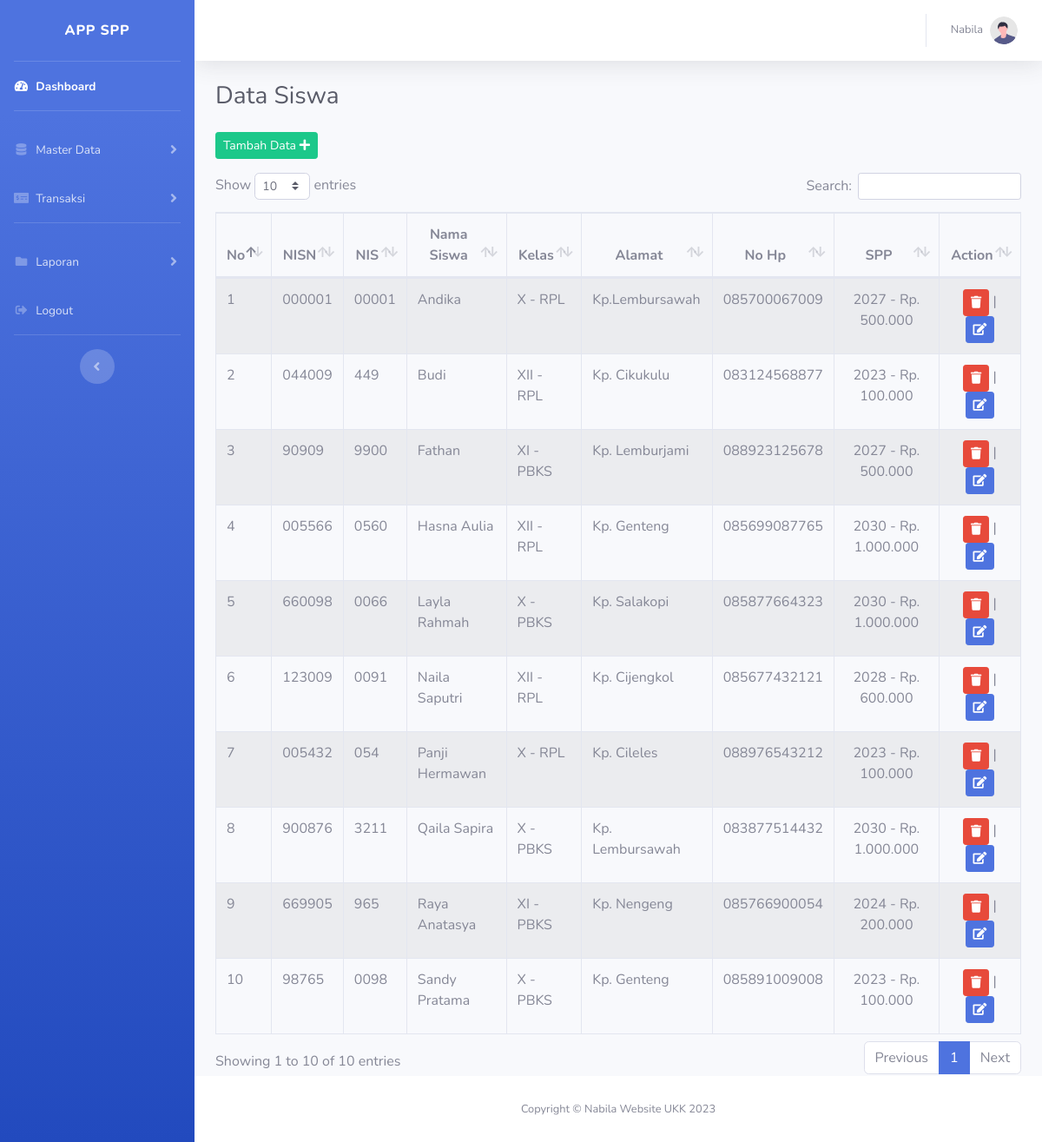
/admin/index.php?hal=dataSiswa (signed in), run on the app's committed database.
### tables this page shows
CREATE TABLE `tb_siswa` (
  `id_siswa` int(11) NOT NULL,
  `nisn` varchar(10) NOT NULL,
  `nis` varchar(10) NOT NULL,
  `namaSiswa` varchar(50) NOT NULL,
  `id_kelas` int(11) NOT NULL,
  `alamat` varchar(100) NOT NULL,
  `noTlpn` varchar(13) NOT NULL,
  `id_spp` int(11) NOT NULL
);

CREATE TABLE `tb_kelas` (
  `id_kelas` int(11) NOT NULL,
  `nama_kelas` varchar(20) NOT NULL,
  `keahlian` varchar(100) NOT NULL
);

CREATE TABLE `tb_spp` (
  `id_spp` int(11) NOT NULL,
  `tahun` varchar(10) NOT NULL,
  `nominal` int(11) NOT NULL
);

### admin/dataSiswa.php (the view)
<?php
include "../config/koneksi.php";
$query = $conn->query("SELECT * FROM tb_siswa,tb_kelas,tb_spp WHERE tb_siswa.id_kelas=tb_kelas.id_kelas
AND tb_siswa.id_spp=tb_spp.id_spp ORDER BY namaSiswa ASC
");
?>
<div class="d-sm-flex align-items-center justify-content-between mb-4">
 <h1 class="h3 mb-0 text-gray-800">Data Siswa</h1>
</div>
<a href="?hal=tambahSiswa" class="btn btn-sm btn-success mb-3">
     Tambah Data <i class="fa fa-plus"></i>
</a>
<table class="table table-striped table-bordered" id="dataTable">
    <thead>
        <tr>
            <th class="text-center">No</th>
            <th class="text-center">NISN</th>
            <th class="text-center">NIS</th>
            <th class="text-center">Nama Siswa</th>
            <th class="text-center">Kelas</th>
            <th class="text-center">Alamat</th>
            <th class="text-center">No Hp</th>
            <th class="text-center">SPP</th>
            <th class="text-center">Action</th>
        </tr>
    </thead>
    <tbody>
        <?php
        $i=1;
        foreach($query as $data){
            ?>
        <tr>
            <td><?php echo $i++; ?></td>
            <td><?php echo $data['nisn']?></td>
            <td><?php echo $data['nis']?></td>
            <td><?php echo $data['namaSiswa']?></td>
            <td><?php echo $data['nama_kelas']?> - <?php echo $data['keahlian']?></td>
            <td><?php echo $data['alamat']?></td>
            <td><?php echo $data['noTlpn']?></td>
            <td>
                <center>
                    <?php echo $data['tahun']?> -
                    Rp. <?php echo number_format($data['nominal'],0,',','.')?>
                </center>
            </td>
            <td>
                <center>
                    <a href="prosesSiswa.php?delete=<?php echo $data['id_siswa']?>" class="btn btn-sm btn-danger" onclick=" return confirm('apakah anda yakin ingin menghapus?');" title="Hapus data"><i class="fa fa-trash"></i></a> |
                    <a href="index.php?hal=editSiswa&amp;id=<?php echo $data['id_siswa']?>" class="btn btn-sm btn-primary" title="Edit Data"><i class="fa fa-edit"></i></a>
                </center>
            </td>
        </tr>
        <?php }?>
    </tbody>
</table>

### data on the page
tb_siswa: nisn "000001", nis "00001", namaSiswa "Andika", id_kelas.nama_kelas "X", id_kelas.keahlian "RPL", alamat "Kp.Lembursawah", noTlpn "085700067009", id_spp.tahun "2027", id_spp.nominal "500.000"
tb_siswa: nisn "044009", nis "449", namaSiswa "Budi", id_kelas.nama_kelas "XII", id_kelas.keahlian "RPL", alamat "Kp. Cikukulu", noTlpn "083124568877", id_spp.tahun "2023", id_spp.nominal "100.000"
tb_siswa: nisn "90909", nis "9900", namaSiswa "Fathan", id_kelas.nama_kelas "XI", id_kelas.keahlian "PBKS", alamat "Kp. Lemburjami", noTlpn "088923125678", id_spp.tahun "2027", id_spp.nominal "500.000"
tb_siswa: nisn "005566", nis "0560", namaSiswa "Hasna Aulia", id_kelas.nama_kelas "XII", id_kelas.keahlian "RPL", alamat "Kp. Genteng", noTlpn "085699087765", id_spp.tahun "2030", id_spp.nominal "1.000.000"
tb_siswa: nisn "660098", nis "0066", namaSiswa "Layla Rahmah", id_kelas.nama_kelas "X", id_kelas.keahlian "PBKS", alamat "Kp. Salakopi", noTlpn "085877664323", id_spp.tahun "2030", id_spp.nominal "1.000.000"
tb_siswa: nisn "123009", nis "0091", namaSiswa "Naila Saputri", id_kelas.nama_kelas "XII", id_kelas.keahlian "RPL", alamat "Kp. Cijengkol", noTlpn "085677432121", id_spp.tahun "2028", id_spp.nominal "600.000"
tb_siswa: nisn "005432", nis "054", namaSiswa "Panji Hermawan", id_kelas.nama_kelas "X", id_kelas.keahlian "RPL", alamat "Kp. Cileles", noTlpn "088976543212", id_spp.tahun "2023", id_spp.nominal "100.000"
tb_siswa: nisn "900876", nis "3211", namaSiswa "Qaila Sapira", id_kelas.nama_kelas "X", id_kelas.keahlian "PBKS", alamat "Kp. Lembursawah", noTlpn "083877514432", id_spp.tahun "2030", id_spp.nominal "1.000.000"
tb_siswa: nisn "669905", nis "965", namaSiswa "Raya Anatasya", id_kelas.nama_kelas "XI", id_kelas.keahlian "PBKS", alamat "Kp. Nengeng", noTlpn "085766900054", id_spp.tahun "2024", id_spp.nominal "200.000"
tb_siswa: nisn "98765", nis "0098", namaSiswa "Sandy Pratama", id_kelas.nama_kelas "X", id_kelas.keahlian "PBKS", alamat "Kp. Genteng", noTlpn "085891009008", id_spp.tahun "2023", id_spp.nominal "100.000"

### other printed values
$nama_petugas "Nabila"
